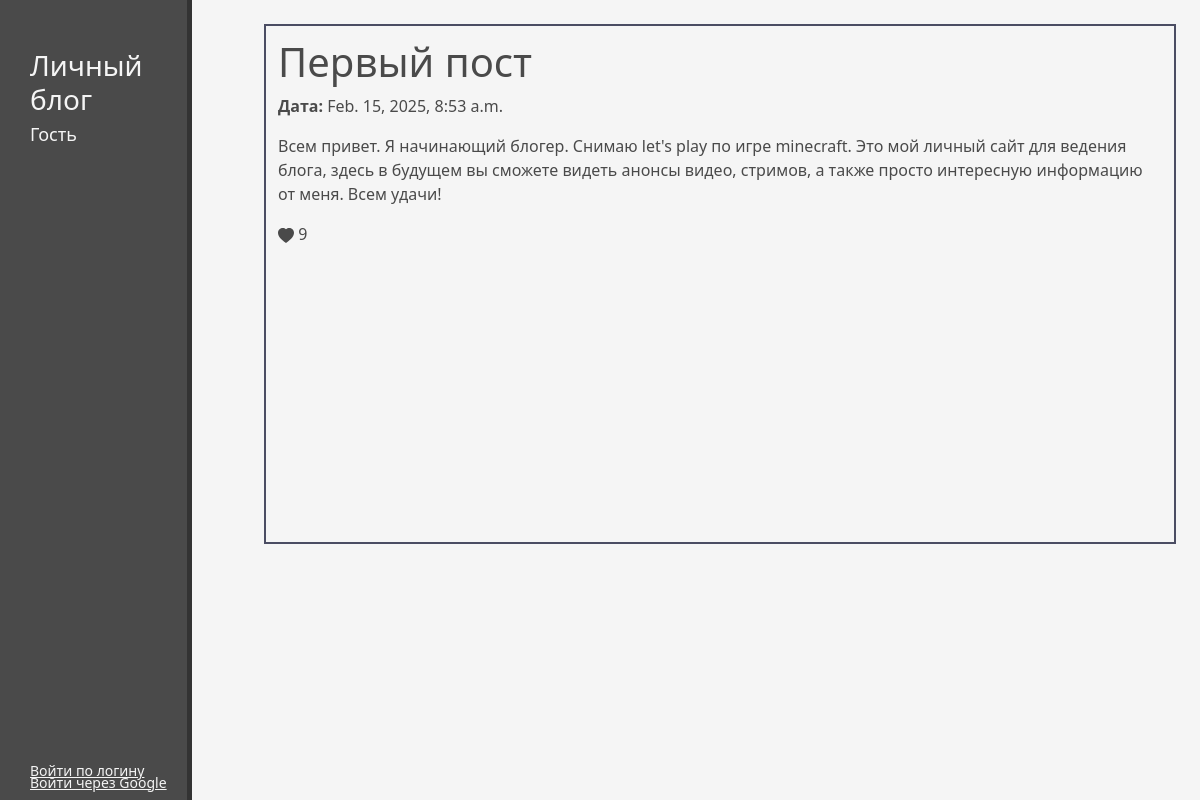
Page /blog/1/ on the committed database.
### main/models.py (models this page shows, shortened)
class Blog(models.Model):
    title = models.CharField('Название', max_length= 50)
    date = models.DateTimeField('Дата', unique=True)
    content = models.TextField('Содержимое')
    likes = models.IntegerField('Лайки', default=0)

### main/views.py (the view)
# urls.py: path('blog/<int:blog_id>/', views.toCurrent, name='current_blog'),
def toCurrent(request, blog_id):
    username = request.user.username if request.user.is_authenticated else 'Гость'
    blog = get_object_or_404(Blog, id=blog_id)
    return render(request, 'main/currentblog.html', {'blog': blog, 'username': username})

### main/templates/main/currentblog.html (shortened to what this page needs)
{% extends 'main/base.html' %}
{% load static %}
{% block bodycontent %}
    <div class="blog-detail">
        <h1>{{ blog.title }}</h1>
            <p><strong>Дата:</strong> {{ blog.date }}</p>
        <p>{{ blog.content }}</p>
        <svg xmlns="http://www.w3.org/2000/svg" width="16" height="16" fill="currentColor" class="heart-fill" viewBox="0 0 16 16">
            <path fill-rule="evenodd" d="M8 1.314C12.438-3.248 23.534 4.735 8 15-7.534 4.736 3.562-3.248 8 1.314"/>
            <span> {{blog.likes}}</span>
        </svg>
    </div>
{% endblock %}

### main/templates/main/base.html (shortened to what this page needs)
{% load static %}
<!doctype html>
<html lang="en">
<head>
    <link rel="stylesheet" href="https://cdn.jsdelivr.net/npm/bootstrap@5.3.3/dist/css/bootstrap.min.css">
    <link rel="stylesheet" href="{% static 'main/css/main.css' %}">
</head>
<body>
<aside>
    <a href="{% url 'home' %}"><h1>Личный блог</h1></a>
    {% if user.is_authenticated%}
    <h1 class="username">{{user.username}}</h1>
    <a href ="{% url 'logout' %}"><p class="mylog">Выйти</p></a>
    {% else %}
    <h1 class="username">Гость</h1>
    <a href="{% url 'toLogin' %}"><p class="mylog">Войти по логину</p></a>
    <a href="{% url 'google_auth' %}"><p class="googlelog">Войти через Google</p></a>
    {% endif %}
</aside>
    {% block bodycontent%}
    {% endblock %}
</body>
</html>

### main/static/main/css/main.css (style rules this page uses)
body { background: WhiteSmoke; color: #4a4a4a; }
aside { img: float: left; position: fixed; left: 0; bottom: 0; width: 16%; padding: 2.5%; height: 100vh; border-right: 5px solid #333333; background: #4a4a4a; }
aside h1 { margin-top: 15%; font-size: 28px; color: WhiteSmoke; }
.googlelog { position: absolute; margin: 0; margin-bottom: 4%; bottom: 0; font-size: 14px; color: WhiteSmoke; text-decoration: underline; }
.mylog { position: absolute; margin: 0; margin-bottom: 10%; bottom: 0; font-size: 14px; color: WhiteSmoke; text-decoration: underline; }
.username { margin-top: 3%; font-size: 18px; color: WhiteSmoke; }
a { text-decoration: none; color: inherit; }
.blog-detail { float: left; padding: 1%; width: 76%; min-height: 520px; border: 2px solid #4b4d63; margin-top: 2% !important; margin-left: 22% !important; padding: 1%; }

### rows in the picture
Blog: title "Первый пост", date "Feb. 15, 2025, 8:53 a.m.", content "Всем привет. Я начинающий блогер. Снимаю let's play по игре minecraft. Это мой личный сайт для ведения блога, здесь в будущем вы сможете видеть анонсы видео, стримов, а также просто интересную информацию от меня. Всем удачи!", likes "9"
